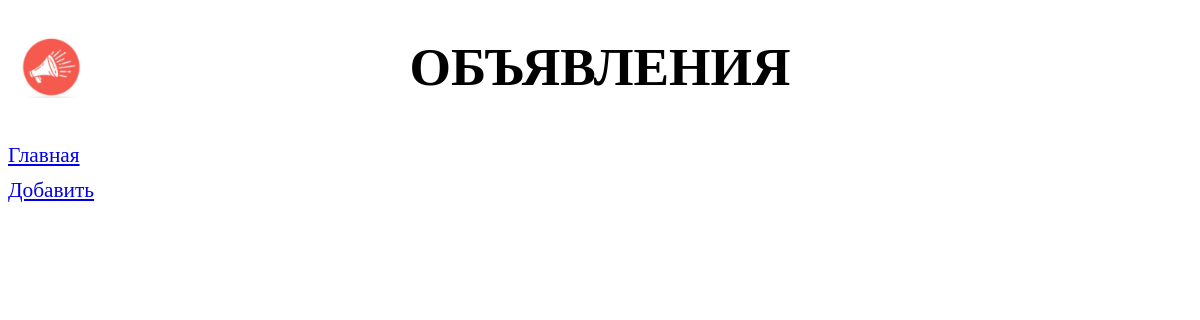
/bboard/, run on an earlier commit of the app's database.
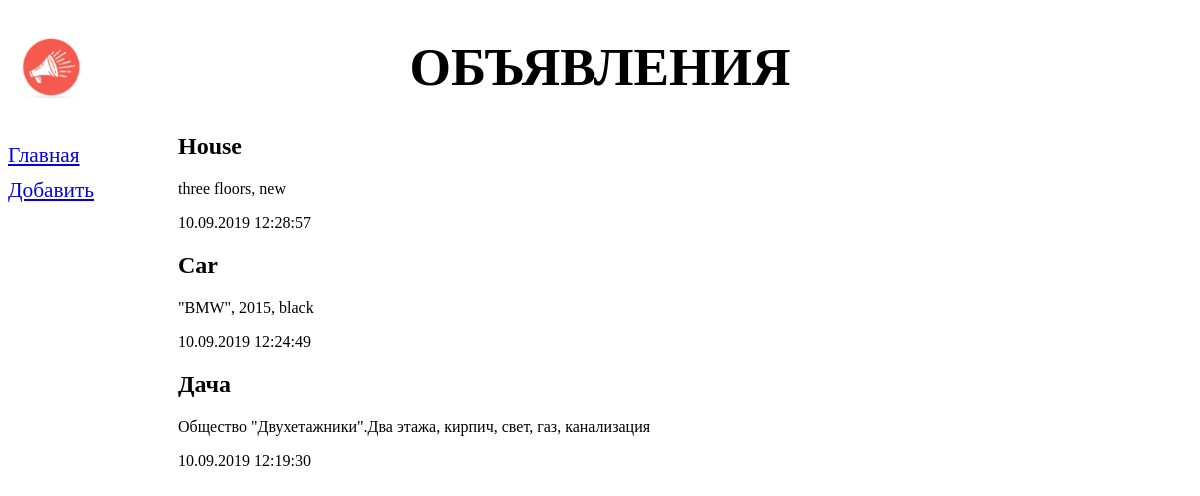
And on a later commit of the database.
### bboard/models.py (models this page shows)
class Db(models.Model):
    title = models.CharField(max_length=50, verbose_name='Товар')
    content = models.TextField(null=True, blank=True, verbose_name='Описание')
    price = models.FloatField(null=True, blank=True, verbose_name='Цена')
    published = models.DateTimeField(auto_now=True, db_index=True,
                                        verbose_name='Опублтковано')
    rubric = models.ForeignKey('Rubric', null=True, on_delete=models.PROTECT,
                                verbose_name='Рубрика')
    class Meta:
        verbose_name_plural = 'Объявления'
        verbose_name = 'Объявление'
        ordering = ['-published']

### bboard/views.py (the view)
# urls.py: path('', views.index, name='index'),
def index(request):
    bbs = Db.objects.all()
    rubrics = Rubric.objects.all()
    context = {'bbs': bbs, 'rubrics': rubrics}
    return render(request, 'bboard/index.html', context)

### bboard/templates/bboard/index.html (shortened to what this page needs)
{% extends "layout/basic.html" %}
{% block content %}
{% for bb in bbs %}
<div class="b">
  <h2>{{ bb.title }}</h2>
  <p>{{ bb.content }}</p>
  <p>{{ bb.published|date:"d.m.Y H:i:s" }}</p>
</div>
{% endfor %}
{% endblock %}

What changed in the data, as far as the page shows it:
added Db: title "House", content "three floors, new", published "10.09.2019 12:28:57"
added Db: title "Car", content "\"BMW\", 2015, black", published "10.09.2019 12:24:49"
added Db: title "Дача", content "Общество \"Двухетажники\".Два этажа, кирпич, свет, газ, канализация", published "10.09.2019 12:19:30"
